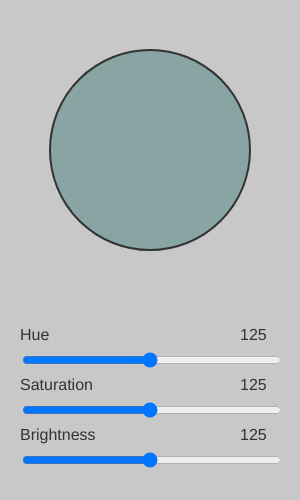
Frame 1 (no input)
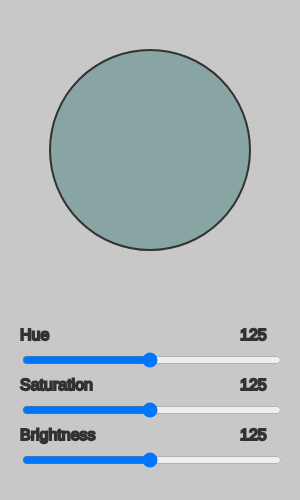
Frame 60 (no input)
Frame 120 (the mouse pressed at the canvas centre since frame 60): identical to frame 60, image omitted

The p5.js sketch that drew these frames (run headless with seeded random() and noise() and a simulated clock; from frame 60 on, the mouse is pressed at the canvas centre):

// p5.js sketch
// ── sketch.js
// Color range slider
let hue;
let saturation;
let brightness;

let canvas_width = 300;
let canvas_height = 500;
let canvas_left = 20;

function setup() {
    createCanvas(canvas_width, canvas_height);
    
    // hue, saturation and brightness
    colorMode(HSB, 255);
    
    // Hue slider
    hue = setSlider(350);
    
    // Saturation slider
    saturation = setSlider(400);
    
    // Brightness slider
    brightness = setSlider(450);
}

function draw() {
    background(200);
    strokeWeight(2);
    
    // Set Text Size and Color
    textSize(16);
    fill(51);
    
    text('Hue', 20, 340);
    text(hue.value(), 240, 340);
    text('Saturation', 20, 390);
    text(saturation.value(), 240, 390);
    text('Brightness', 20, 440);
    text(brightness.value(), 240, 440);
    
    // Set hue according to the slider
    stroke(51);
    fill(hue.value(), saturation.value() , brightness.value(), 120);
    
    // Draw Ellipse
    ellipse(150, 150, 200, 200); 
}

// Create a slider at specified position y
function setSlider(pos_y) {
    var newSlider = createSlider(0, 255, 125);
    newSlider.position(20, pos_y);
    newSlider.style('width', '260px');
    
    return newSlider;   
}
